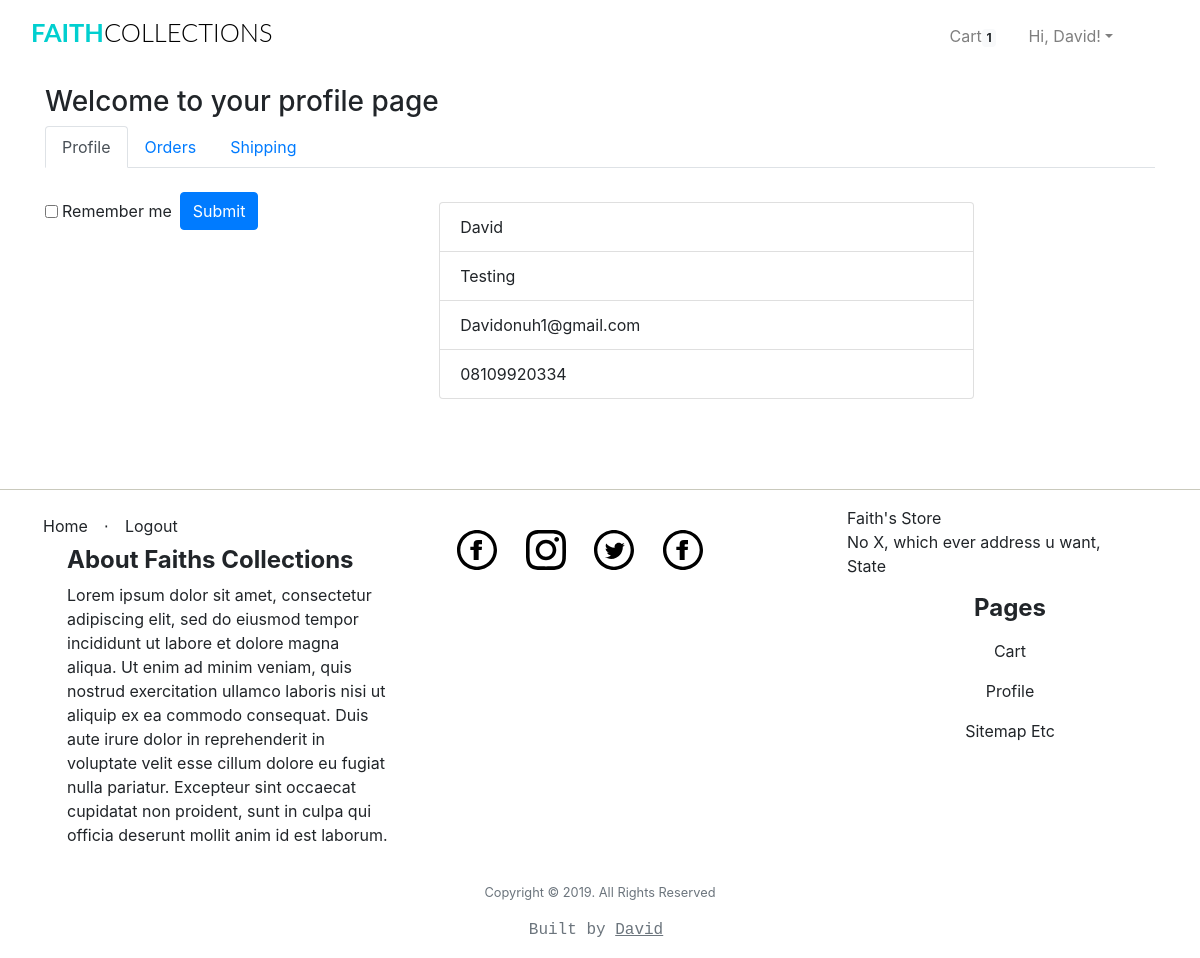
/profile/ (signed in), run on an earlier commit of the app's database.
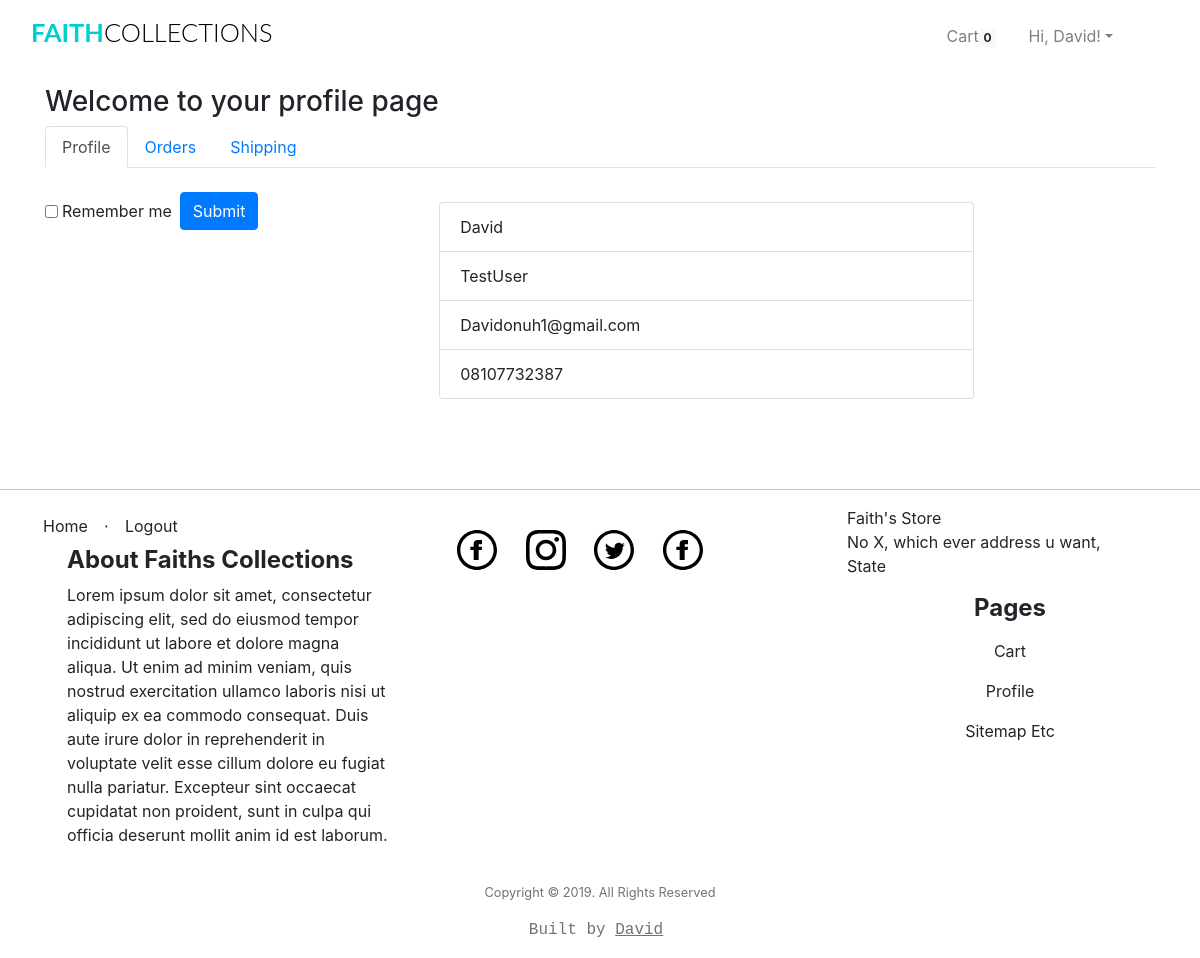
And on a later commit of the database.
### app/models.py (models this page shows, shortened)
class User(UserMixin, db.Model):
	__tablename__="user"
	id = db.Column(db.Integer, primary_key=True)
	firstname = db.Column(db.String(24), index=True)
	lastname = db.Column(db.String(24), index=True)
	email = db.Column(db.String(50), index=True, unique=True)
	password_hash = db.Column(db.String)
	phonenumber = db.Column(db.String(18), index=True, unique=True)
	is_admin = db.Column(db.Boolean, default = False)
	order = db.relationship("Order", backref='ordered_products')
	kart = db.relationship('Kart', uselist=False, backref='user_kart')
	shipping_info = db.relationship('ShippingInfo', backref='shipping',lazy='dynamic')

### app/users/routes.py (the view, shortened to what this page needs)
@users.route('/profile/', methods = ["GET", "POST"])
def profile():
	if current_user.is_anonymous:
		count = 0
		user = 0
	else:
		user = current_user.id
		count = Kart.query.filter_by(user_id =user).count()
		order = Order.query.filter_by(user_id = user)
		items = Kart.query.filter_by(user_id=user).all()
	form = ShippingForm()
	shipping = ShippingInfo.query.all()
	return render_template('users/profile.html', title = "Account page",form=form,
	shipping = shipping, count=count, order = order,items=items)

### app/users/forms.py
class ShippingForm(FlaskForm):
    address1 = StringField('Primary Address',validators=[DataRequired()])
    address2 = StringField('Secondary Address', validators=[DataRequired()])
    postcode = IntegerField('Postal code', validators=[DataRequired()])
    city = StringField('City', validators=[DataRequired()])
    state = StringField('State', validators=[DataRequired()])
    submit = SubmitField('Submit')

### app/models.py (called while the page is built)
@login_manager.user_loader
def load_user(id):
    return User.query.get(int(id))

### app/templates/users/profile.html (shortened to what this page needs)
{% extends "base.html" %}
{% block body %}
<h3>
        Welcome to your profile page
</h3>
<nav>
        <div class="nav nav-tabs" id="nav-tab" role="tablist">
                <a class="nav-item nav-link active" id="nav-home-tab" data-toggle="tab" href="#nav-home" role="tab" aria-controls="nav-home" aria-selected="true">Profile</a>
                <a class="nav-item nav-link" id="nav-profile-tab" data-toggle="tab" href="#nav-profile" role="tab" aria-controls="nav-profile" aria-selected="false">Orders</a>
                <a class="nav-item nav-link" id="nav-contact-tab" data-toggle="tab" href="#nav-contact" role="tab" aria-controls="nav-contact" aria-selected="false">Shipping</a>
        </div>
</nav>
<div class="tab-content" id="nav-tabContent mb-5">
<div class="tab-pane fade show active " id="nav-home" role="tabpanel" aria-labelledby="nav-home-tab">
                <form class="form-inline float-left">
                                <div class="form-check mb-2 mr-sm-2">
                                  <input class="form-check-input" type="checkbox" id="inlineFormCheck">
                                  <label class="form-check-label" for="inlineFormCheck">
                                    Remember me
                                  </label>
                                </div>
                                <button type="submit" class="btn btn-primary mb-2">Submit</button>
                </form>
                <ul class="list-group mt-4 center">
                        <li class="list-group-item">{{current_user.firstname }}</li>
                        <li class="list-group-item">{{current_user.lastname }}</li>
                        <li class="list-group-item">{{ current_user.email }}</li>
                        <li class="list-group-item">{{current_user.phonenumber }}</li>
                </ul>
</div>
</div>
{% endblock %}

### app/templates/base.html (shortened to what this page needs)
<html>
    <head>
        <link href="{{ url_for('static', filename='css/bootstrap.min.css') }}"rel="stylesheet">
        <link href="{{ url_for('static', filename='css/st.css') }}"rel="stylesheet">
    </head>
    <body>
            <div class="container-fluid mt-1 mb-3">
                <nav class="navbar navbar-expand-lg navbar-light">
                    <h1 class="brand_name">
                        <a class="navbar-brand" href="{{ url_for('home.homepage') }}">Faith<span>Collections</span></a>
                    </h1>
                    <div class="collapse navbar-collapse" id="navbarTogglerDemo03">
                    <ul class="navbar-nav ml-auto mr-5 mt-2 mt-lg-0">
                            {% if current_user.is_authenticated %}
                            {% if current_user.is_admin %}
                            <li class="nav-item ml-3">
                              <a class="nav-link active" href="{{ url_for('home.admin_dashboard') }}">Dashboard</a>
                            </li>
                            <li class="nav-item ml-3">
                              <a class="nav-link" href="{{ url_for('admin.list_categories') }}">Categories</a>
                            </li>
                            <li class="nav-item ml-3">
                              <a class="nav-link" href="{{ url_for('admin.list_products') }}">Products</a>
                            </li>
                            <li class="nav-item ml-3">
                              <a class="nav-link" href="{{ url_for('admin.list_orders') }}" >Orders</a>
                            </li>
                            {% else %}
                              <li class="nav-item ml-3">
                                <a class="nav-link" href="{{ url_for('users.cart') }}">Cart<span class="badge badge-light">{{ count }}</span></a>
                              </li>
                              {% endif %}
                              <li class="nav-item dropdown ml-3">
                                    <a class="nav-link dropdown-toggle" data-toggle="dropdown" href="#" role="button" aria-haspopup="true" aria-expanded="false">
                                        Hi, {{ current_user.firstname }}!</a>
                                  </li>
                                    {% endif %}
                    </ul>
                    </div>
                </nav>
            </div>
    <div class=" container">
            {% block body %}
            {% endblock %}
    </div>
    <div class="push"></div>
    <hr class="footer-break"></hr>
    <div class="container-fluid">
        <footer class="footer">
                <div class="row">
                        <div class="col">
                                <ul class="nav">
                                    <li class=" nav-item" ><a class="nav-link footer-links" href="{{ url_for('home.homepage') }}">Home</a></li>
                                    <li class="footer-menu-divider mt-2">⋅</li>
                                    {% if current_user.is_authenticated %}
                                        <li class=" nav-item" ><a class="nav-link footer-links" href="{{ url_for('auth.logout') }}">Logout</a></li>
                                    {% else %}
                                        <li class=" nav-item" ><a class="nav-link footer-links" href="{{ url_for('auth.register') }}">Register</a></li>
                                        <li class="footer-menu-divider mt-2">⋅</li>
                                        <li class=" nav-item" ><a class="nav-link footer-links" href="{{ url_for('auth.login') }}">Login</a></li>
                                    {% endif %}
                                </ul>
                                <ul class="d-block">
                                     <li class="d-block"><h6 class="footer-title" style="text-align:start;">About Faiths Collections</h6></li>
                                    <li class="d-block">
                                        <p>
                                                Lorem ipsum dolor sit amet, consectetur adipiscing elit,
                                                sed do eiusmod tempor incididunt ut labore et dolore magna aliqua. Ut enim ad minim veniam,
                                                quis nostrud exercitation ullamco laboris nisi ut aliquip ex ea commodo consequat.
                                                Duis aute irure dolor in reprehenderit in voluptate velit esse cillum dolore eu fugiat nulla pariatur.
                                                Excepteur sint occaecat cupidatat non proident,
                                                sunt in culpa qui officia deserunt mollit anim id est laborum.
                                        </p>
                                    </li>
                                </ul>
                        </div>
                        <div class="col">
                                <ul class="d-inline-block mt-4">
                                <li class="d-inline-block mr-4 mb-2">
                                    <a href="#">
                                        <img src="{{url_for('static',filename='iconmonstr-facebook.svg')}}" class="img-responsive svg-footer">
                                    </a>
                                    </li>
                                 <li class="d-inline-block mr-4 mb-2">
                                     <a href="#">
                                        <img src="{{url_for('static',filename='iconmonstr-instagram.svg')}}" class="img-responsive svg-footer">
                                     </a>
                                </li>
                                <li class="d-inline-block mr-4 mb-2">
                                    <a href="#">
                                        <img src="{{url_for('static',filename='iconmonstr-twitter.svg')}}" class="img-responsive svg-footer">
                                    </a>
                                </li>
                                <li class="d-inline-block mr-4 mb-2">
                                    <a href="#">
                                        <img src="{{url_for('static',filename='iconmonstr-facebook.svg')}}" class="img-responsive svg-footer">
                                    </a>
                                </li>
                                </ul>
                        </div>
                        <div class="col">
                            <ul class="d-block">
                                <li class="d-block"><address>Faith's Store<br>No X, which ever address u want,<br> State</address></li>
                                <li class="d-block"><h6 class="footer-title">Pages</h6></li>
                                <li class="d-block"><a class="nav-link footer-links" href="{{url_for('users.cart')}}">cart</a></li>
                                <li class="d-block"><a class="nav-link footer-links" href="{{url_for('users.profile')}}">profile</a></li>
                                <li class="d-block"><a class="nav-link footer-links" href="#">sitemap etc</a></li>
                              </ul>
                        </div>
                </div>
                <p class="copyright text-muted small text-center">Copyright © 2019. All Rights Reserved</p>
                <p class="small text-center owner text-muted"> Built by <a class="mr-2" href="https://github.com/Iamdavidonuh">David</a> </p>
        </footer>
    </div>
    </body>
</html>

### app/static/css/st.css (style rules this page uses)
.svg-footer { height: 2.5em; width: 2.5em; }
.footer-break { background-color:#e0e0d1; }
.footer-title { font-weight: bold; font-size: 1.5em; text-align: center; }
.footer-links { text-align: center; color: inherit; text-decoration:none; text-transform: capitalize; }
.owner { font-family: 'Courier New', Courier, monospace; font-size: 1.0em; }
.owner > a { text-decoration: underline; color: inherit; }
.brand_name .navbar-brand { font-size:1.59rem; text-transform: uppercase; font-family: 'Lato', sans-serif; font-weight: 700; color: #333; }
.brand_name >.navbar-brand { color:#01CFCF; text-decoration: none; }
.brand_name >.navbar-brand span { color: #000; font-weight: 300; }
.push { height:4em; }
.center { margin: auto; width: 50%; padding: 10px; }
.row { margin-left: auto; margin-right: auto; margin-bottom: 20px; }
.row:after { content: ""; display: table; clear: both; }
.row .col { float: left; -webkit-box-sizing: border-box; box-sizing: border-box; padding: 0 0.75rem; min-height: 1px; }

What changed in the data, as far as the page shows it:
changed User "David": lastname "Testing" → "TestUser"; phonenumber "08109920334" → "08107732387"
Also different on the page:
{{ count }}: "1" → "0"
